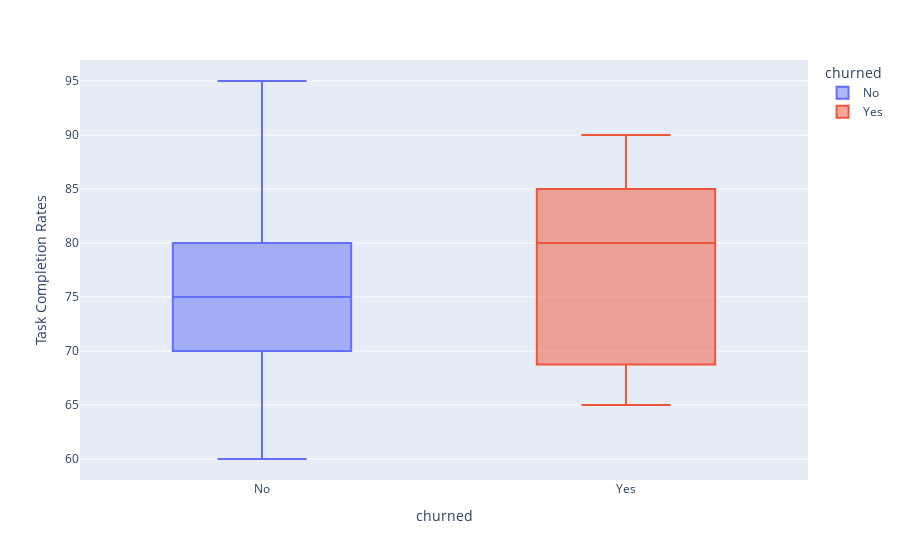

Notebook source saved alongside this figure:
### Code cell
# Boxplot using plotly
import plotly.express as px
fig = px.box(df,x='churned',y='Task Completion Rates',color='churned')
fig.show()

### Figure 1 — Plotly figure (JSON) as saved in the notebook; plotly's stock layout.template omitted (floating-point values rounded to 4 significant figures)
{"data": [{"alignmentgroup": "True", "hovertemplate": "churned=%{x}<br>Task Completion Rates=%{y}<extra></extra>", "legendgroup": "No", "marker": {"color": "#636efa"}, "name": "No", "notched": false, "offsetgroup": "No", "orientation": "v", "showlegend": true, "type": "box", "x": ["No", "No", "No", "No", "No", "No", "No", "No", "No", "No", "No", "No", "No", "No", "No", "No", "No", "No"], "x0": " ", "xaxis": "x", "y": [85, 80, 75, 95, 80, 90, 75, 80, 90, 75, 80, 70, 75, 60, 70, 75, 60, 70], "y0": " ", "yaxis": "y"}, {"alignmentgroup": "True", "hovertemplate": "churned=%{x}<br>Task Completion Rates=%{y}<extra></extra>", "legendgroup": "Yes", "marker": {"color": "#EF553B"}, "name": "Yes", "notched": false, "offsetgroup": "Yes", "orientation": "v", "showlegend": true, "type": "box", "x": ["Yes", "Yes", "Yes", "Yes", "Yes", "Yes", "Yes", "Yes", "Yes", "Yes", "Yes", "Yes", "Yes"], "x0": " ", "xaxis": "x", "y": [90, 85, 70, 85, 70, 65, 85, 65, 85, 80, 65, 85, 80], "y0": " ", "yaxis": "y"}], "layout": {"boxmode": "overlay", "legend": {"title": {"text": "churned"}, "tracegroupgap": 0}, "margin": {"t": 60}, "xaxis": {"anchor": "y", "categoryarray": ["No", "Yes"], "categoryorder": "array", "domain": [0, 1], "title": {"text": "churned"}}, "yaxis": {"anchor": "x", "domain": [0, 1], "title": {"text": "Task Completion Rates"}}}}
